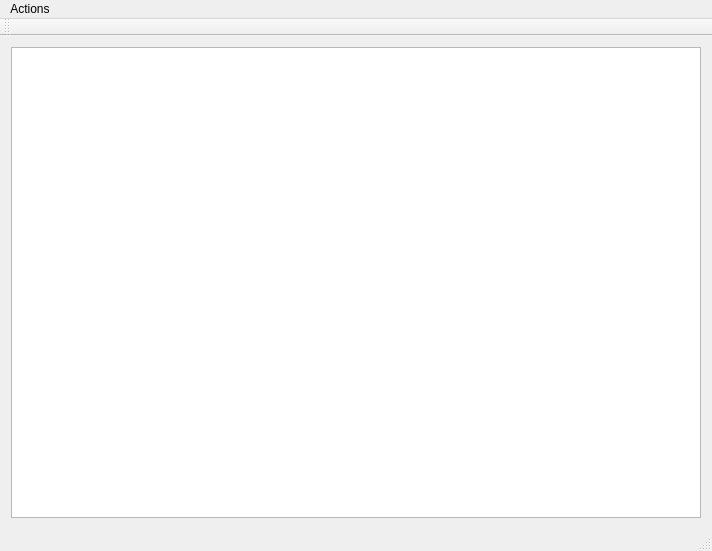
<?xml version="1.0" encoding="UTF-8"?>
<ui version="4.0">
 <class>MainWindow</class>
 <widget class="QMainWindow" name="MainWindow">
  <property name="geometry">
   <rect>
    <x>0</x>
    <y>0</y>
    <width>712</width>
    <height>551</height>
   </rect>
  </property>
  <property name="windowTitle">
   <string>MainWindow</string>
  </property>
  <widget class="QWidget" name="centralWidget">
   <layout class="QVBoxLayout" name="verticalLayout">
    <item>
     <widget class="QTableWidget" name="table"/>
    </item>
   </layout>
  </widget>
  <widget class="QMenuBar" name="menuBar">
   <property name="geometry">
    <rect>
     <x>0</x>
     <y>0</y>
     <width>712</width>
     <height>21</height>
    </rect>
   </property>
   <widget class="QMenu" name="menuActions">
    <property name="title">
     <string>Actions</string>
    </property>
    <addaction name="actionStart"/>
    <addaction name="actionStop"/>
   </widget>
   <addaction name="menuActions"/>
  </widget>
  <widget class="QToolBar" name="mainToolBar">
   <attribute name="toolBarArea">
    <enum>TopToolBarArea</enum>
   </attribute>
   <attribute name="toolBarBreak">
    <bool>false</bool>
   </attribute>
  </widget>
  <widget class="QStatusBar" name="statusBar"/>
  <action name="actionStart">
   <property name="text">
    <string>Start</string>
   </property>
  </action>
  <action name="actionStop">
   <property name="text">
    <string>Stop</string>
   </property>
  </action>
 </widget>
 <layoutdefault spacing="6" margin="11"/>
 <resources/>
 <connections/>
</ui>
